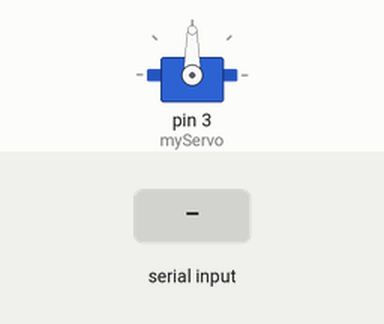
This sketch was run on a simulated Arduino Uno, built with avr-gcc and run on an emulated ATmega328P. Shown: servo. Inputs (shaded band) come from the test bench. What the sketch prints to the serial monitor is not drawn.

Above: at 1.2 s.
1.3 s: "5\n" received over Serial
At 2.9 s:
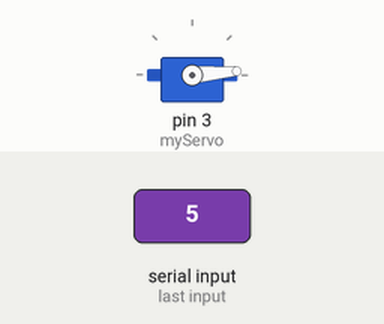
3.6 s: "90\n" received over Serial
At 4.06 s:
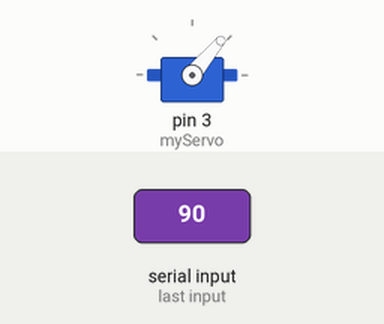
Timing chart, 0 to 6.6 s (numbered marks = the images above; inputs shaded):
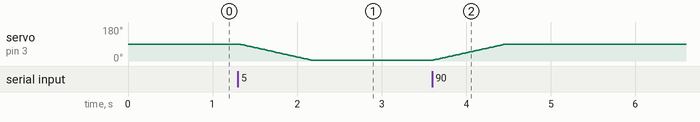

The sketch:

sketch.ino
```cpp
#include <Servo.h>

Servo myServo;
int currentAngle = 90; // Стартовое положение
int targetAngle = 90;

void setup() {
  Serial.begin(9600);      // Запуск последовательного порта
  myServo.attach(3);       // Подключение сервопривода к пину
  myServo.write(currentAngle);  // Установка стартовой позиции
  Serial.println("Введите угол от 0 до 180:");
}

void loop() {
  if (Serial.available()) {
    String input = Serial.readStringUntil('\n'); // Считывание строки
    input.trim(); // Удаление пробелов и перевода строки

    if (isNumeric(input)) {
      int angle = input.toInt();

      if (angle >= 0 && angle <= 180) {
        if (angle != currentAngle) {
          moveServoSmooth(currentAngle, angle);
          currentAngle = angle;
        } else {
          Serial.println("Сервопривод уже в этом положении.");
        }
      } else {
        Serial.println("Ошибка: введите число от 0 до 180.");
      }
    } else {
      Serial.println("Ошибка: введите числовое значение.");
    }
  }
}

bool isNumeric(String str) {
  for (byte i = 0; i < str.length(); i++) {
    if (!isDigit(str.charAt(i))) return false;
  }
  return true;
}

void moveServoSmooth(int from, int to) {
  int step = (to > from) ? 1 : -1;
  for (int pos = from; pos != to; pos += step) {
    myServo.write(pos);
    delay(10);
  }
  myServo.write(to);
}
```

Measured:
- after the input at 1.3 s, servo on pin 3 (myServo): moves from 90° to 5° over 0.85 s, starting at once
- after the input at 3.6 s, servo on pin 3 (myServo): moves from 5° to 90° over 0.85 s, starting at once
